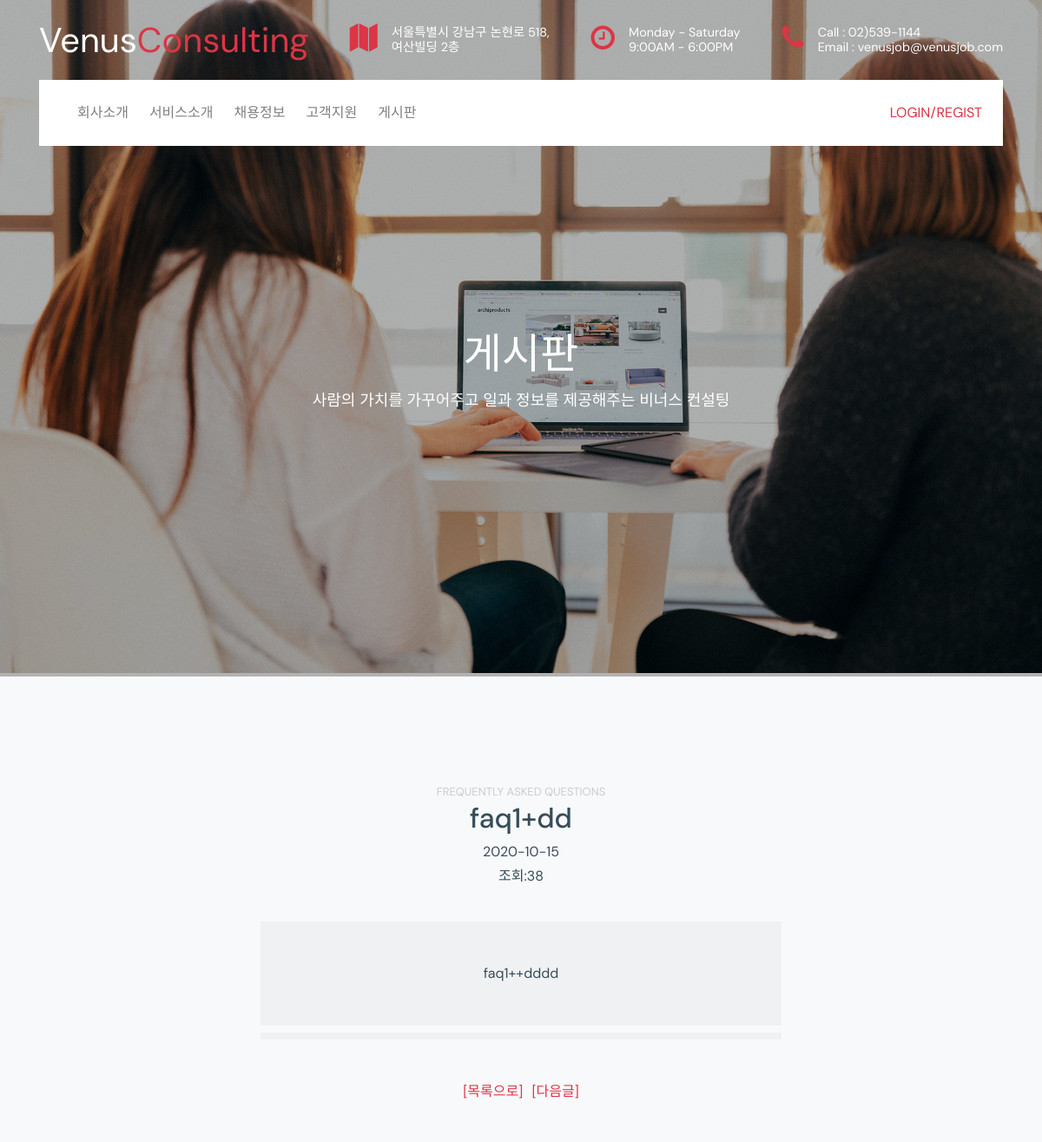
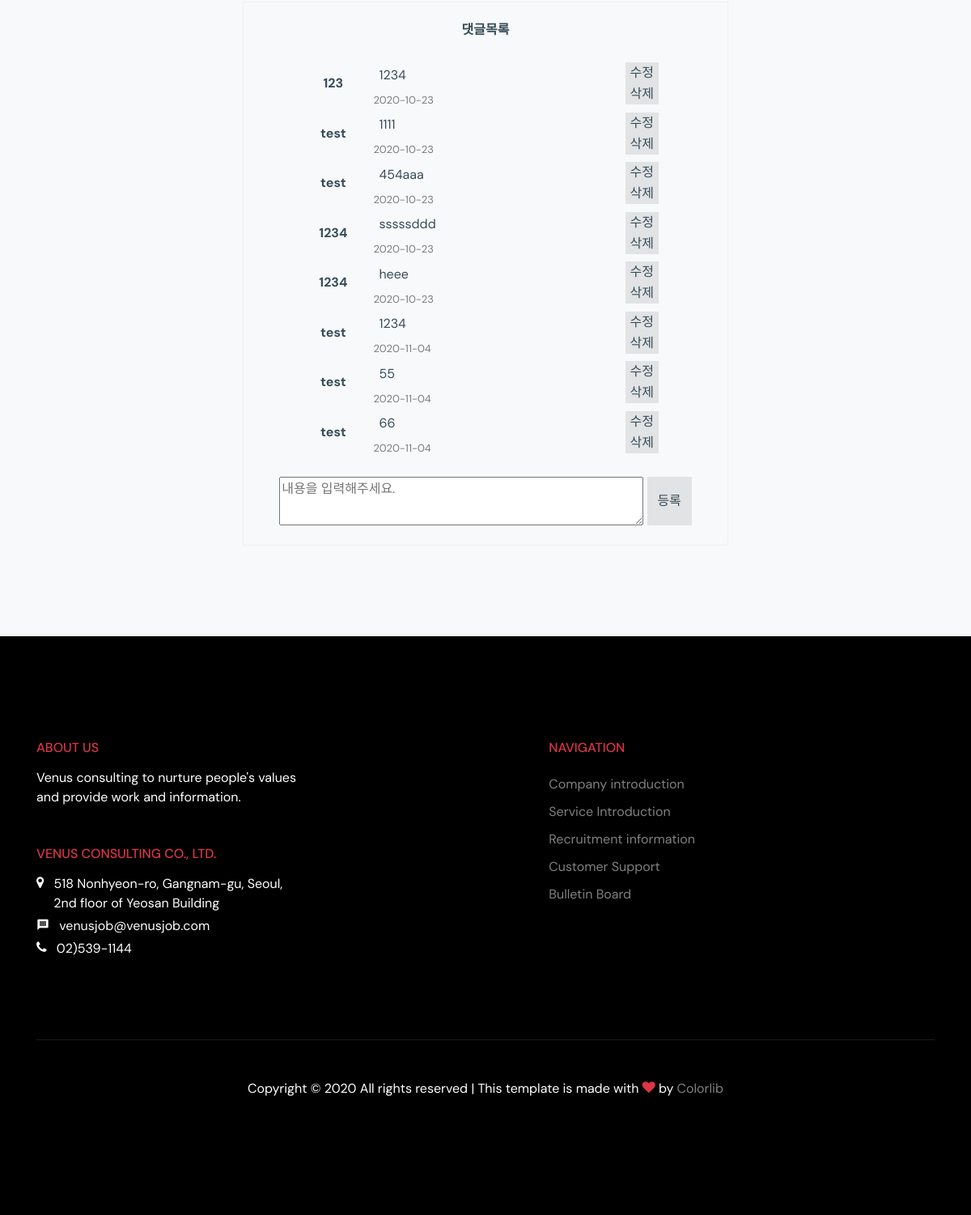
/faq_read.php?num=1, run on the app's committed database (2 pictures, top to bottom).
### tables this page shows
CREATE TABLE IF NOT EXISTS `faq` (
  `faqNum` int(10) NOT NULL AUTO_INCREMENT,
  `title` varchar(255) NOT NULL,
  `content` text NOT NULL,
  `hit` int(11) NOT NULL,
  `date` date NOT NULL,
  `file` varchar(255) DEFAULT NULL,
  PRIMARY KEY (`faqNum`)
);

CREATE TABLE IF NOT EXISTS `faq_reply` (
  `idx` int(11) NOT NULL AUTO_INCREMENT,
  `faq_num` int(11) NOT NULL,
  `userId` varchar(255) NOT NULL,
  `content` text NOT NULL,
  `date` date NOT NULL,
  PRIMARY KEY (`idx`)
);

### db/jhDbcon.php (called while the page is built, shortened)
<?php
$maria_connect = mysqli_connect('localhost', 'sstyler7', 'hyukfamilly1!!', 'sstyler7');
$maria_connect -> set_charset("utf8");
function mq($sql){
  global $maria_connect;
  return $maria_connect->query($sql);
}

### faq_read.php (the view, shortened to what this page needs)
<?php
    include_once('header.php');
    include_once('db/jhDbcon.php');
?>
       <div class="ftco-blocks-cover-1">
            <div class="site-section-cover overlay " data-stellar-background-ratio="0.5 " style="background-image: url('static/img/hero_1.jpg') ">
                <div class="container ">
                    <div class="row align-items-center justify-content-center text-center ">
                        <div class="col-md-8 mt-5 pt-5 ">
                            <h1 class="mb-3 ">게시판</h1>
                            <p>사람의 가치를 가꾸어주고 일과 정보를 제공해주는 비너스 컨설팅</p>
                        </div>
                    </div>
                </div>
            </div>
        </div>
        <div class="site-section bg-light text-center">
            <div id='board'>
                <?php
                     $num = $_GET['num'];
                     $sql = mq("select * from faq where faqNum='".$num."'");
                     $board = $sql->fetch_array();
                     $hit = $board['hit'];
                     $hitUpdate=$hit+1;
                ?>
                <div class="row justify-content-center mt-1 mb-4">
                    <div id="news" class="col-md-8 mt-1 text-center heading-section ftco-animate fadeInUp ftco-animated">
                        <span class="subtitle">FREQUENTLY ASKED QUESTIONS</span>
                        <h2><?php echo $board['title'];?></h2>
                        <p class='mb-1'><?php echo $board['date'];?></p>
                        <p class='mb-3'>조회:<?php echo $hitUpdate;?></p>
                    </div>
                </div>
                <div id="board_read">
                    <div id="bo_content" class="col-md-6 m-auto p-5" style="background-color:#00000008;">
                        <?php echo nl2br("$board[content]"); ?>
                    </div>
                    <div id="bo_content" class="col-md-6 m-auto p-1" style="background-color:#00000008;">
                    </div>
                    <?php
                        $sql = mq("select * from faq");
                        $row_num = mysqli_num_rows($sql);
                        $next = $num+1;
                    ?>
                    <div id="bo_ser" class="mt-5 mb-5">
                        <ul>
                            <li><a href="./faq_board.php">[목록으로]</a></li>
                            <?php
                                if($next<=$row_num){
                                    echo "<li><a href='./faq_read.php?num=".$next."#board'>[다음글]</a></li>";
                                }
                            ?>
                        </ul>
                    </div>
                </div>
                <div  class="col-md-6 text-center m-auto" style="border:1px solid #00000008">
                    <h6 class="mb-4 mt-4"><b>댓글목록</b></h6>
                    <table class="col-md-10 text-center m-auto">
                        <thead>
                            <tr>
                                <th style="font-size:2px"></th>
                            </tr>
                        </thead>
                        <tbody>
                            <?php
                                $sql = mq("select * from faq_reply where faq_num='".$num."'");
                                    while($board = $sql->fetch_array())
                                    {
                                        echo "<tr>";
                                        echo "<td rowspan='3' width='50' class='p-3'><b>".$board['userId']."</b></td>";
                                        echo "<td width='200' class='p-2 text-left'>".$board['content']." </td>";
                                        echo "<td rowspan='3' width='60'>
                                                <button id='reply-modify-".$board['idx']."-".$board['userId']."' onclick='replyModifyClick(this)'>수정</button>
                                                <button id='reply-delete-".$board['idx']."-".$board['userId']."' onclick='replyDeleteChk(this)'>삭제</button>
                                             </td>";
                                        echo "</tr>";
                                        echo "<tr>";
                                        echo "<td width='150' class='text-left text-black-50' style='font-size:13px;'>".$board['date']." </td>";
                                        echo "</tr>";
                                    }
                            ?>
                        </tbody>
                    </table>
                    <div class='mt-4'>
                        <textarea id='registerForm' class='registerform' style='width:450px;'  type='text' name='content' placeholder="내용을 입력해주세요." required></textarea>
                        <button class='registerform pt-3 pb-3' style='width:55px;' onclick='replyRegister(this)'>등록</button>
                    </div>
                </div>
            </div>
</div>
<?php
    include_once('footer.php');
?>

### static/css/origin/style.css (style rules this page uses)
html { overflow-x: hidden; }
body { line-height: 1.7; color: #364d59 !important; font-weight: 300; font-size: 1rem; }
a { -webkit-transition: .3s all ease; -o-transition: .3s all ease; transition: .3s all ease; text-decoration: none; }
h1, h2, h3, h4, h5, .h1, .h2, .h3, .h4, .h5 { font-weight: 300; color: #364d59; }
.site-section { padding: 2.5em 0; }
@media (min-width: 768px) { .site-section { padding: 5em 0; } }
.site-section-cover { position: relative; background-size: cover; background-repeat: no-repeat; background-position: center center; }
.site-section-cover, .site-section-cover .container { position: relative; z-index: 2; }
.site-section-cover, .site-section-cover .container>.row { padding: 9rem 0; }
.site-section-cover.overlay { position: relative; }
.site-section-cover.overlay:before { position: absolute; content: ""; top: 0; left: 0; right: 0; bottom: 0; background: rgba(0, 0, 0, 0.3); z-index: 1; }
.site-section-cover h1 { font-size: 3rem; color: #fff; line-height: 1; }
.site-section-cover p { font-size: 18px; color: #fff; }
.site-section { padding: 7rem 0; }
.bg-light { background-color: #f6f5f5 !important; }
.subtitle { font-size: 13px; text-transform: uppercase; color: #ccc; }
html { font-family: "Noto Sans KR", sans-serif; }
body, ul, li { margin: 0; padding: 0; list-style: none; }
a { color: inherit; text-decoration: none; }
.row::after { content: ""; display: block; clear: both; }

### faq_read.php (style rules this page uses)
button { border:none; background-color:#00000017; color:#364d59; }
#bo_ser > ul >li { display:inline-block; zoom:1; display:inline; padding:3px; }
.registerform { display:inline-block; vertical-align:middle; height:60px; }

### data on the page
faq: title "faq1+dd", date "2020-10-15", hit "38", content "faq1++dddd"
faq_reply: userId "123", content "1234", date "2020-10-23"
faq_reply: userId "test", content "1111", date "2020-10-23"
faq_reply: userId "test", content "454aaa", date "2020-10-23"
faq_reply: userId "1234", content "sssssddd", date "2020-10-23"
faq_reply: userId "1234", content "heee", date "2020-10-23"
faq_reply: userId "test", content "1234", date "2020-11-04"
faq_reply: userId "test", content "55", date "2020-11-04"
faq_reply: userId "test", content "66", date "2020-11-04"
